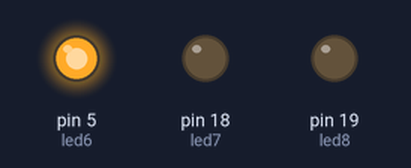
A sketch run on a simulated Arduino Uno, built with avr-gcc and run on an emulated ATmega328P. On the bench: output pins drawn as LEDs (lit = HIGH).

Above: at 0.1 s.
At 11.1 s:
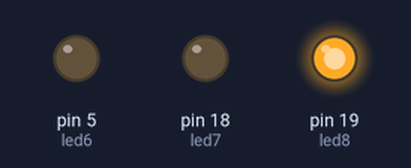
At 16.1 s:
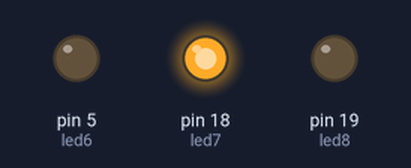
At 21.1 s:
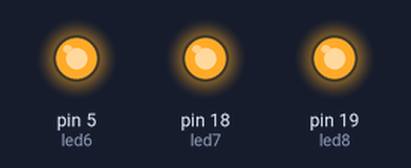
At 22.1 s:
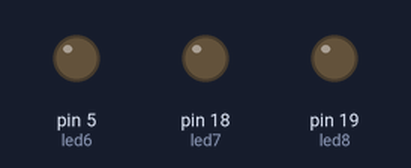
Timing chart, 0 to 23.6 s (numbered marks = the images above):
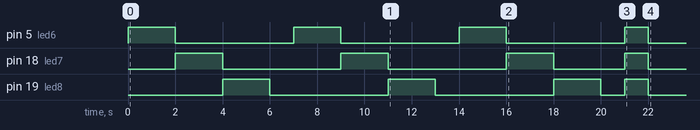

Measured:
- by itself, pin 5 (led6): goes 3 × (HIGH 2.0 s, LOW 5.0 s), HIGH 1.0 s, then LOW
- by itself, pin 18 (led7): LOW → HIGH at 2.0 s, → LOW 2.0 s later, → HIGH 5.0 s later, → LOW 2.0 s later, … (8 changes in this stretch)
- by itself, pin 19 (led8): LOW → HIGH at 4.0 s, → LOW 2.0 s later, → HIGH 5.0 s later, → LOW 2.0 s later, … (8 changes in this stretch)

The sketch:

Tutorial1_Part1.ino
```cpp
//Define LED pins, and count variable
int led6 = 5;
int led7 = 18;
int led8 = 19;
int count = 1;

//Set each pin to output
void setup() {
pinMode (led6, OUTPUT);
pinMode (led7, OUTPUT);
pinMode (led8, OUTPUT);
}
void loop() {
//Turn each LED on, then off, and repeat sequence 3 more times
while (count<4){
  digitalWrite(led6, HIGH);
  delay(2000);
  digitalWrite(led6, LOW);
  digitalWrite(led7, HIGH);
  delay(2000);
  digitalWrite(led7, LOW);
  digitalWrite(led8, HIGH);
  delay(2000);
  digitalWrite(led8, LOW);
  delay(1000);
  count = count + 1;
}
//Turn every LED on and off at the same time once to end the sequence
while (count<5){
  digitalWrite(led6, HIGH);
  digitalWrite(led7, HIGH);
  digitalWrite(led8, HIGH);
  delay(1000);
  digitalWrite(led6, LOW);
  digitalWrite(led7, LOW);
  digitalWrite(led8, LOW);
  delay(1000);
  count = count+1;
}
}
```
